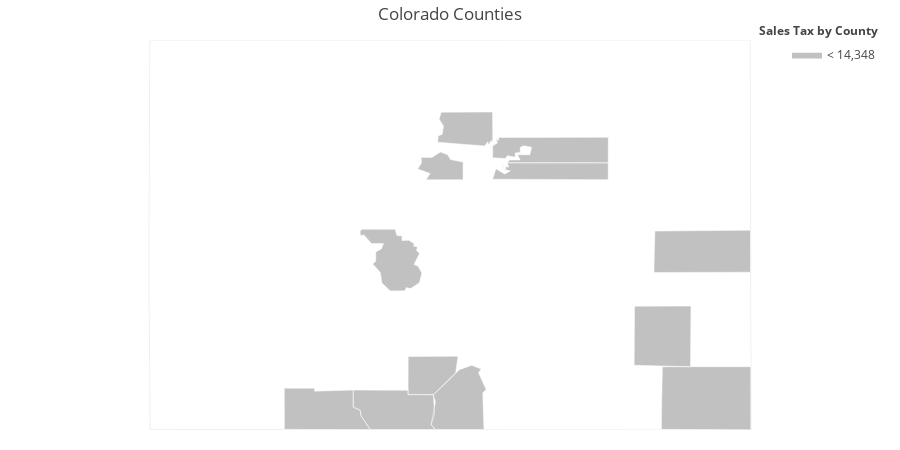

Here is the notebook cell this chart was saved with:
### Code cell
import plotly.figure_factory as ff
import numpy as np
import pandas as pd

fips = ['08001', '08003', '08005',
        '08007', '08009', '08011',
        '08013', '08015', '08017',
        '08019', '08021', '08023',]
values = range(len(fips))

colorscale = [
    'rgb(193, 193, 193)',
    'rgb(239,239,239)',
    'rgb(195, 196, 222)',
    'rgb(144,148,194)',
    'rgb(101,104,168)',
    'rgb(65, 53, 132)'
]

fig = ff.create_choropleth(
        fips=fips, values=values, scope=['CO'],
        binning_endpoints=[14348, 63983, 134827, 426762, 2081313], colorscale=colorscale,
        county_outline={'color': 'rgb(255,255,255)', 'width': 0.5}, round_legend_values=True,
        legend_title='Sales Tax by County', title='Colorado Counties'
        )
fig.layout.template = None
fig.show()

#fig = ff.create_choropleth(
 #   fips=fips, values=values, scope=['CA', 'AZ', 'Nevada', 'Oregon', ' Idaho'],
  #  binning_endpoints=[14348, 63983, 134827, 426762, 2081313], colorscale=colorscale,
   # county_outline={'color': 'rgb(255,255,255)', 'width': 0.5}, round_legend_values=True,
    #legend_title='Population by County', title='California and Nearby States'
#)

### Figure 1 — Plotly figure (JSON) as saved in the notebook; plotly's stock layout.template omitted (floating-point values rounded to 4 significant figures; data arrays with more than 128 entries replaced by an {"elided": "..."} marker saying what was removed)
{"data": [{"fill": "toself", "fillcolor": "rgb(193, 193, 193)", "hoverinfo": "none", "line": {"color": "rgb(255,255,255)", "width": 0.5}, "mode": "lines", "name": "< 14,348", "type": "scatter", "x": {"elided": "203 float values"}, "y": {"elided": "203 float values"}}, {"fill": "toself", "fillcolor": "rgb(239,239,239)", "hoverinfo": "none", "line": {"color": "rgb(255,255,255)", "width": 0.5}, "mode": "lines", "name": "14,348 - 63,983", "type": "scatter", "x": [], "y": []}, {"fill": "toself", "fillcolor": "rgb(195, 196, 222)", "hoverinfo": "none", "line": {"color": "rgb(255,255,255)", "width": 0.5}, "mode": "lines", "name": "63,983 - 134,827", "type": "scatter", "x": [], "y": []}, {"fill": "toself", "fillcolor": "rgb(144,148,194)", "hoverinfo": "none", "line": {"color": "rgb(255,255,255)", "width": 0.5}, "mode": "lines", "name": "134,827 - 426,762", "type": "scatter", "x": [], "y": []}, {"fill": "toself", "fillcolor": "rgb(101,104,168)", "hoverinfo": "none", "line": {"color": "rgb(255,255,255)", "width": 0.5}, "mode": "lines", "name": "426,762 - 2,081,313", "type": "scatter", "x": [], "y": []}, {"fill": "toself", "fillcolor": "rgb(65, 53, 132)", "hoverinfo": "none", "line": {"color": "rgb(255,255,255)", "width": 0.5}, "mode": "lines", "name": "> 2,081,313", "type": "scatter", "x": [], "y": []}, {"hoverinfo": "text", "legendgroup": "centroids", "marker": {"color": "white", "opacity": 0}, "mode": "markers", "name": "US Counties", "selected": {"marker": {"color": "white", "opacity": 1, "size": 3}}, "showlegend": false, "text": ["County: Boulder<br>State: Colorado<br>FIPS: 08013<br>Value: 6", "County: Boulder<br>State: Colorado<br>FIPS: 08013<br>Value: 6", "County: Arapahoe<br>State: Colorado<br>FIPS: 08005<br>Value: 2", "County: Arapahoe<br>State: Colorado<br>FIPS: 08005<br>Value: 2", "County: Arapahoe<br>State: Colorado<br>FIPS: 08005<br>Value: 2", "County: Arapahoe<br>State: Colorado<br>FIPS: 08005<br>Value: 2", "County: Arapahoe<br>State: Colorado<br>FIPS: 08005<br>Value: 2", "County: Arapahoe<br>State: Colorado<br>FIPS: 08005<br>Value: 2", "County: Arapahoe<br>State: Colorado<br>FIPS: 08005<br>Value: 2", "County: Adams<br>State: Colorado<br>FIPS: 08001<br>Value: 0", "County: Alamosa<br>State: Colorado<br>FIPS: 08003<br>Value: 1", "County: Archuleta<br>State: Colorado<br>FIPS: 08007<br>Value: 3", "County: Baca<br>State: Colorado<br>FIPS: 08009<br>Value: 4", "County: Bent<br>State: Colorado<br>FIPS: 08011<br>Value: 5", "County: Chaffee<br>State: Colorado<br>FIPS: 08015<br>Value: 7", "County: Cheyenne<br>State: Colorado<br>FIPS: 08017<br>Value: 8", "County: Clear Creek<br>State: Colorado<br>FIPS: 08019<br>Value: 9", "County: Conejos<br>State: Colorado<br>FIPS: 08021<br>Value: 10", "County: Costilla<br>State: Colorado<br>FIPS: 08023<br>Value: 11"], "type": "scatter", "unselected": {"marker": {"opacity": 0}}, "x": [[-105.1], [-105.4], [-104.9], [-104.9], [-104.9], [-104.9], [-104.9], [-104.9], [-104.3], -104.3, -105.8, -107.0, -102.6, -103.1, -106.2, -102.6, -105.6, -106.2, -105.4], "y": [[39.96], [40.09], [39.68], [39.63], [39.68], [39.67], [39.67], [39.7], [39.65], 39.87, 37.57, 37.19, 37.32, 37.96, 38.75, 38.83, 39.69, 37.2, 37.28]}, {"hoverinfo": "text", "legendgroup": "States", "line": {"color": "rgb(240, 240, 240)", "width": 1}, "mode": "lines", "showlegend": false, "type": "scatter", "x": [-109.1, -109.1, -102.1, -102.0, -109.0, -109.1, null], "y": [38.6, 41.0, 41.0, 36.99, 37.0, 38.6, null]}], "layout": {"annotations": [{"showarrow": false, "text": "<b>Sales Tax by County</b>", "x": 1, "xanchor": "right", "xref": "paper", "y": 1.05, "yref": "paper"}], "dragmode": "select", "height": 450, "hovermode": "closest", "legend": {"traceorder": "reversed", "x": 1, "xanchor": "right", "y": 1, "yanchor": "top"}, "margin": {"b": 20, "l": 20, "r": 20, "t": 40}, "title": {"text": "Colorado Counties"}, "width": 900, "xaxis": {"autorange": false, "fixedrange": true, "range": [-110.6, -100.5], "showgrid": false, "showticklabels": false, "zeroline": false}, "yaxis": {"autorange": false, "fixedrange": true, "range": [36.99, 41.0], "showgrid": false, "showticklabels": false, "zeroline": false}}}
